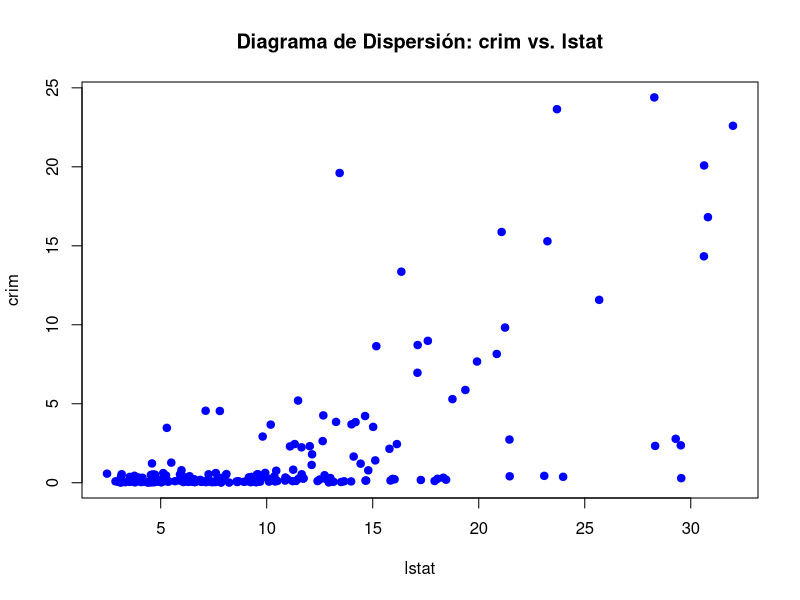
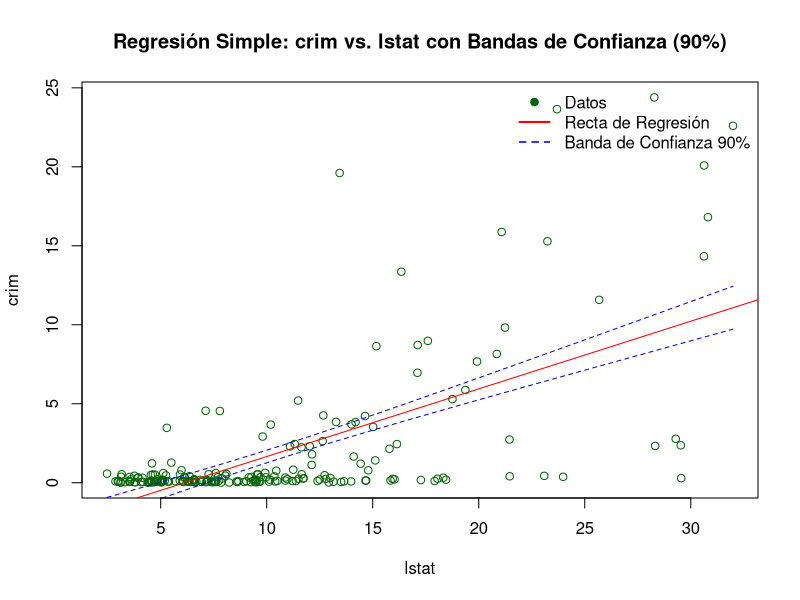
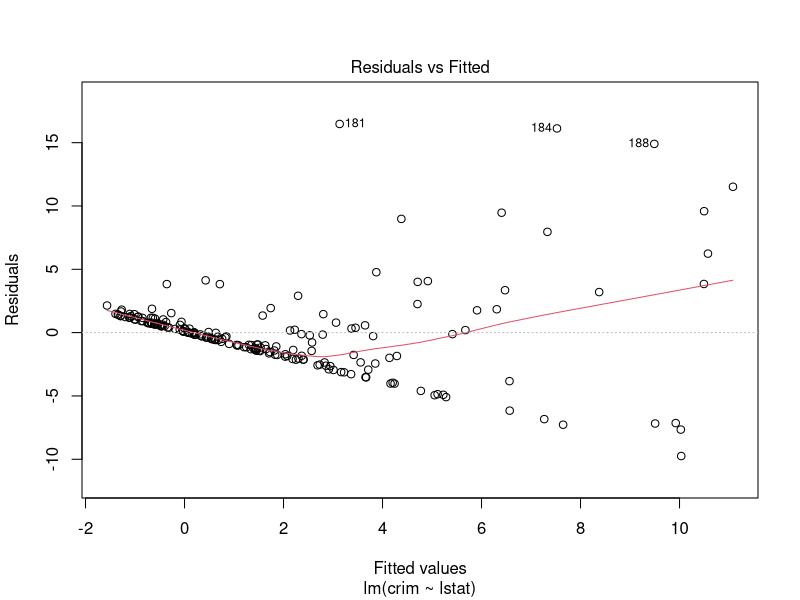
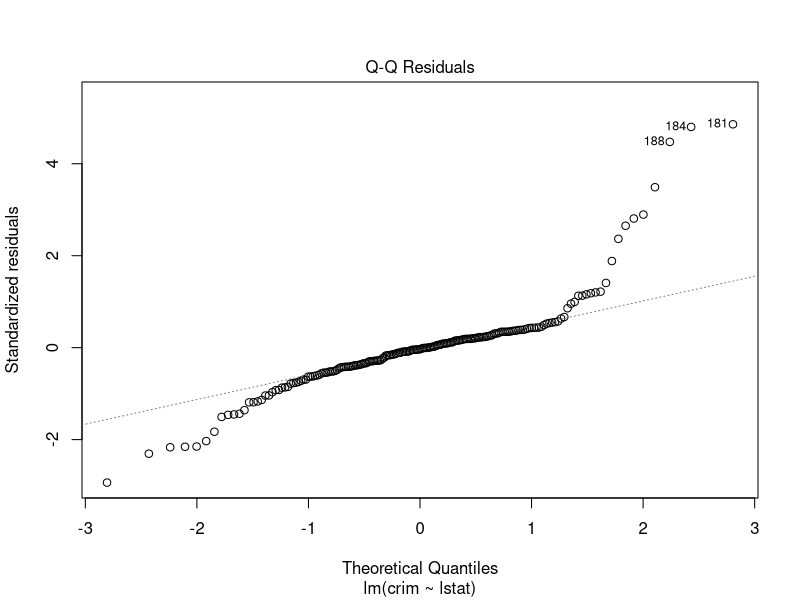
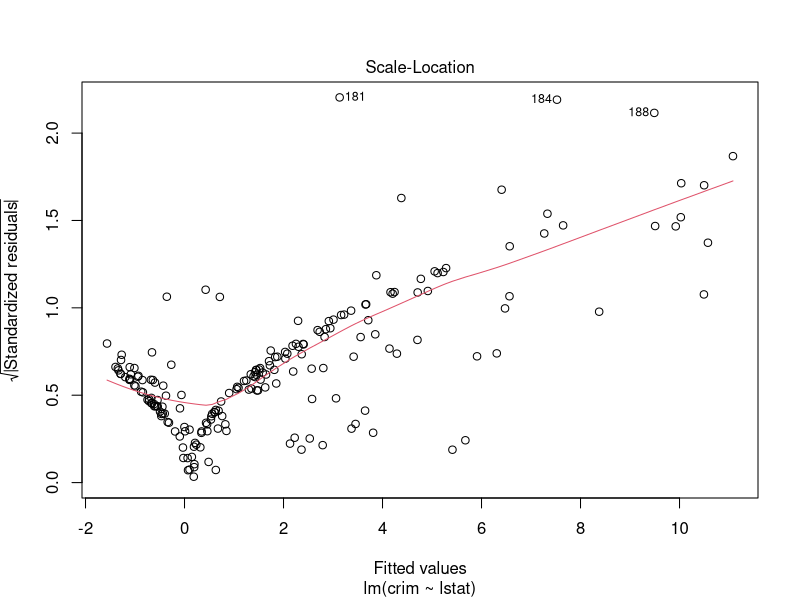
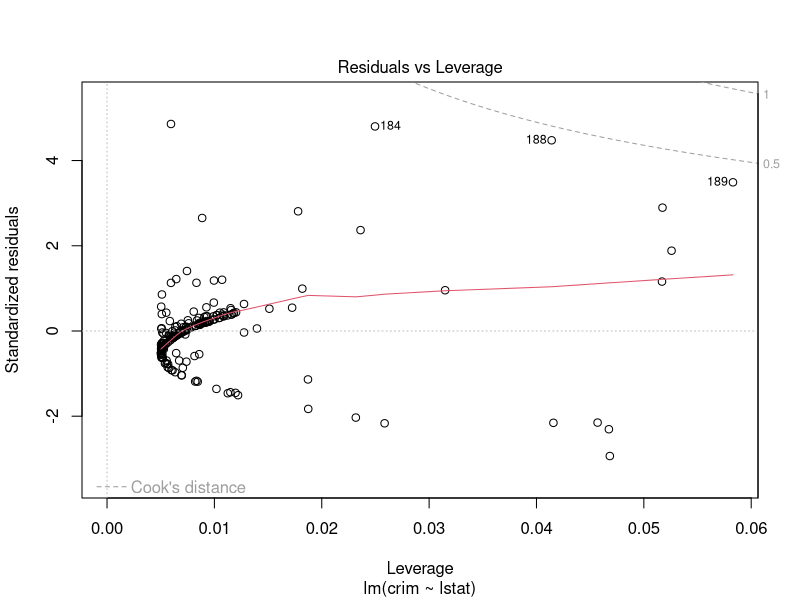
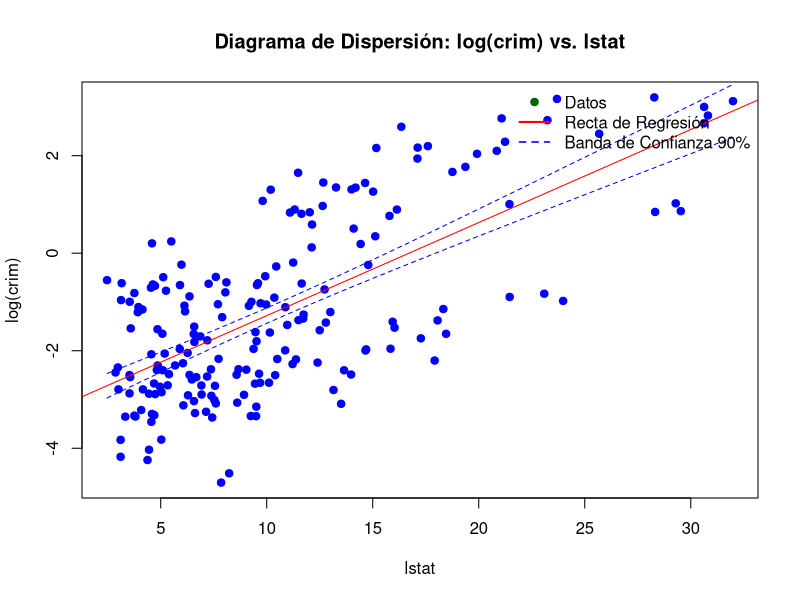
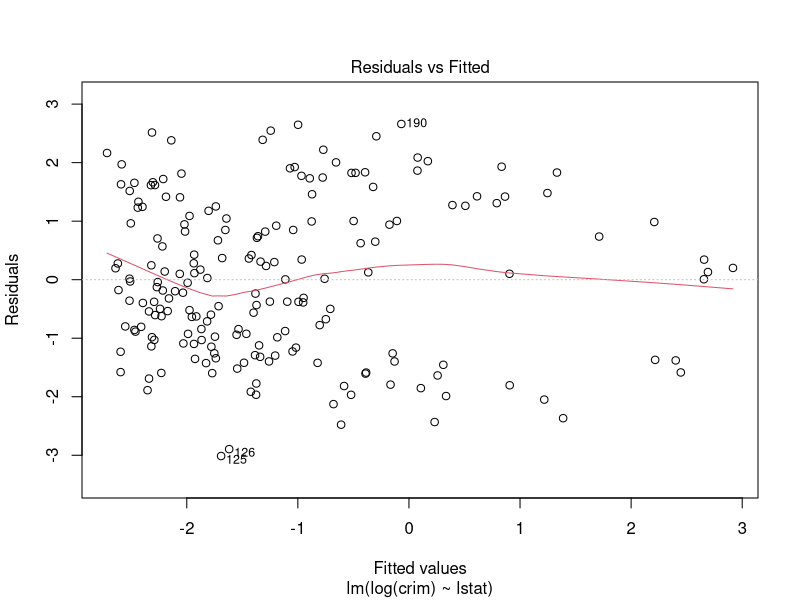

R code for these plots, in order:
## ---- chunk 1
knitr::opts_chunk$set(echo = TRUE)
## ---- chunk 2
library(readxl)
df <- read_excel("boston.xlsx")
## ---- chunk 3
cor_matrix <- cor(df$crim,df[,-which(names(df)=="crim")])
cor_matrix
## ---- chunk 4
plot(df$lstat, df$crim,
     main = "Diagrama de Dispersión: crim vs. lstat",
     xlab = "lstat",
     ylab = "crim",
     pch = 19, col = "blue")
## ---- chunk 5
lm1<-lm(crim~lstat,data=df)
summary(lm1)
## ---- chunk 6
confint(lm1,level=0.90)
## ---- chunk 7
new_data <- data.frame(lstat = seq(min(df$lstat), max(df$lstat), length.out = 100))
confidence_intervals <- predict(lm1, newdata = new_data, interval = "confidence", level = 0.9)
## ---- chunk 8
plot(df$lstat, df$crim,
     main = "Regresión Simple: crim vs. lstat con Bandas de Confianza (90%)",
     xlab = "lstat",
     ylab = "crim", col = "darkgreen")
abline(coef=coef(lm1), col='RED')
lines(new_data$lstat, confidence_intervals[, "lwr"], col = "blue", lty = 2)
lines(new_data$lstat, confidence_intervals[, "upr"], col = "blue", lty = 2) 
legend("topright",
       legend = c("Datos", "Recta de Regresión", "Banda de Confianza 90%"),
       col = c("darkgreen", "red", "blue"),
       pch = c(19, NA, NA),
       lty = c(NA, 1, 2),
       lwd = c(NA, 2, 1.5),
       bty = "n")
## ---- chunk 9
plot(lm1)
## ---- chunk 10
df <- read_excel("boston.xlsx")
df<-df[-c(60,178,181),]
df<-df[-c(173,177,127),]
lm1<-lm(log(crim)~lstat,data=df)
summary(lm1)
## ---- chunk 11
new_data <- data.frame(lstat = seq(min(df$lstat), max(df$lstat), length.out = 100))
confidence_intervals <- predict(lm1, newdata = new_data, interval = "confidence", level = 0.9)
plot(df$lstat, log(df$crim),
     main = "Diagrama de Dispersión: log(crim) vs. lstat",
     xlab = "lstat",
     ylab = "log(crim)",
     pch = 19, col = "blue")
abline(coef=coef(lm1), col='RED')
lines(new_data$lstat, confidence_intervals[, "lwr"], col = "blue", lty = 2)
lines(new_data$lstat, confidence_intervals[, "upr"], col = "blue", lty = 2) 
legend("topright",
       legend = c("Datos", "Recta de Regresión", "Banda de Confianza 90%"),
       col = c("darkgreen", "red", "blue"),
       pch = c(19, NA, NA),
       lty = c(NA, 1, 2),
       lwd = c(NA, 2, 1.5),
       bty = "n")
## ---- chunk 12
plot(lm1)
## ---- chunk 13
df <- read_excel("boston.xlsx")
lm2<-lm(crim~medv,data=df)
## ---- chunk 14
summary(lm2)
## ---- chunk 15
new_data<-data.frame(medv=seq(min(df$medv),max(df$medv),length.out=100))
coefidence_intervals<-predict(lm2,newdata=new_data,interval = "confidence",level=0.9)

plot(df$medv,df$crim,
     main = "Diagrama de Dispersión: crim vs. medv",
     xlab = "medv",
     ylab = "crim",
     pch = 19, col = "blue")
abline(coef=coef(lm2), col='RED')
lines(new_data$medv, coefidence_intervals[, "lwr"], col = "blue", lty = 2)
lines(new_data$medv, coefidence_intervals[, "upr"], col = "blue", lty = 2) 
legend("topright",
       legend = c("Datos", "Recta de Regresión", "Banda de Confianza 90%"),
       col = c("darkgreen", "red", "blue"),
       pch = c(19, NA, NA),
       lty = c(NA, 1, 2),
       lwd = c(NA, 2, 1.5),
       bty = "n")
## ---- chunk 16
plot(lm2)
## ---- chunk 17
df <- read_excel("boston.xlsx")
df<-df[-c(127,128,34,50),]
lm2<-lm(log(crim)~(medv)+I((medv)**2),data=df)
summary(lm2)
## ---- chunk 18
plot(lm2)
## ---- chunk 19
medv_prediccion <- data.frame(medv = c(10, 30, 100))
IC_log_crim<-predict(lm2,newdata=medv_prediccion,interval = "confidence",level=0.90)
IP_log_crim<-predict(lm2,newdata=medv_prediccion,interval = "prediction",level=0.90)

IC_crim <- exp(IC_log_crim)
IP_crim <- exp(IP_log_crim)
print("Intervalo de confianza:")
print(IC_crim)
print("Intervalos de predicción:")
print(IP_crim)

## ---- chunk 20
# lm<-lm(crim~.-black-nox-age,data=df)
# summary(lm)
